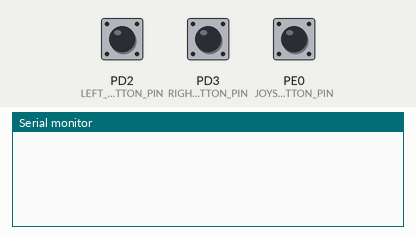
Bench run of a program on a simulated ATmega162, built with avr-gcc and emulated at 4.9152 MHz. On the bench: the last lines printed to the serial monitor. The test bench sets the inputs (shaded band); at power-on: PD2 (LEFT_BUTTON_PIN) LOW, PD3 (RIGHT_BUTTON_PIN) LOW, PE0 (JOYSTICK_BUTTON_PIN) HIGH. Random numbers use the default seed unless the program sets one.

Above: at 1.2 s.
1.3 s: PD2 (LEFT_BUTTON_PIN) pulled HIGH for 0.15 s
At 1.8 s:
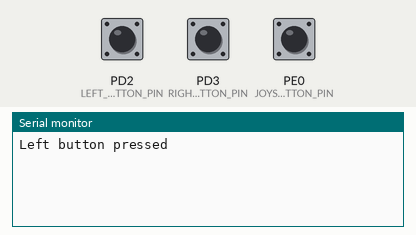
2.9 s: PD3 (RIGHT_BUTTON_PIN) pulled HIGH for 0.15 s
At 4.1 s:
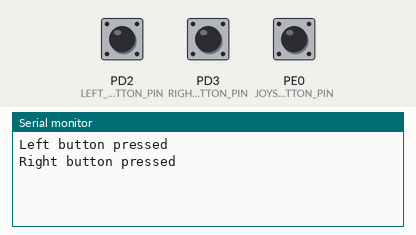
4.5 s: PE0 (JOYSTICK_BUTTON_PIN) pulled LOW for 0.15 s
At 5.4 s:
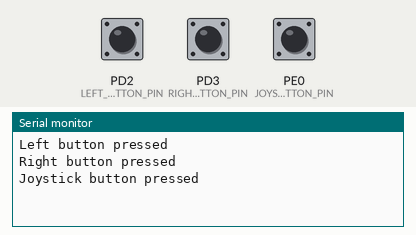
6.1 s: PE0 (JOYSTICK_BUTTON_PIN) pulled LOW for 1 s
At 7.6 s:
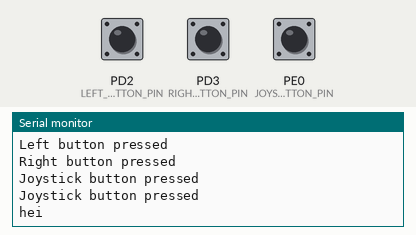

Measured:
- after the input at 1.3 s, the serial monitor: prints a new line at once (image 1)
- after the input at 2.9 s, the serial monitor: prints a new line at once (image 2)
- after the input at 4.5 s, the serial monitor: prints a new line at once (image 3)
- after the input at 6.1 s, the serial monitor: prints a new line at once (image 4)

The program:

main.c
```c
/*
 * ttk_4155_byggern_lab.c
 *
 * Created: 01.09.2022 09:02:45
 * Author : HOK, KH, TT
 */

#define F_CPU 4.9152E6

//#include <avr/io.h>
//#include <stdio.h>

#include "UARTdrv.h"
#include "SRAM/SRAMdrv.h"
#include "ADC/adc_drv.h"
#include "MISC/ext_button_drv.h"
#include "OLED/oled_drv.h"
#include "MISC/prints.h"

void init(){
	USART_drv_init(MYUBRR);
	SRAM_init();
	adc_drv_init();
	ext_button_drv_init();
	adc_calibrate();
	oled_init();
	menu_init();
}

int main(void){

	pos_t joystick_pos;
	dir_t joystick_dir;
	uint8_t slider1, slider2;

	init();
    while (1){
		menu_navigate();
    }

	return 0;
}
```

adc_drv.c
```c
/*
 * CFile1.c
 *
 * Created: 15.09.2022 12:40:48
 *  Author: khuongh
 */

#include "adc_drv.h"

uint8_t offset_x = 0;
uint8_t offset_y = 0;

void adc_drv_init()
{
	// to do:
	// Change TCCR1A and TCCR1B as a hex value
	// Change DDRD register to a more correct 8 bit value
	// Change wiring from USB thingy
	set_bit(DDRD, ADC_EXT_CLK_SGN_PIN);

	TCCR1B |= (1 << WGM13); // Choosing fast PWM
	TCCR1B |= (1 << WGM12);	// Choosing fast PWM
	TCCR1A |= ( 1 << WGM11 ); //Choosing fast PWM
	TCCR1A |= ( 1 << WGM10); // Choosing fast PWM

	TCCR1A &= ~( 1 << COM1A1); // Toggle Compare
	TCCR1A |= ( 1 << COM1A0); // Toggle Compare
	TCCR1A &= ~( 1 << COM1B1); // Set on Compare
	TCCR1A &= ~( 1 << COM1B0); // Set on Compare


	TCCR1B &= ~( 1 << CS12); // Prescaler
	TCCR1B &= ~( 1 << CS11); // Prescaler
	TCCR1B |= ( 1 << CS10); // Prescaler


	TCCR1A &= ~(1 << FOC1A);
	TCCR1A &= ~(1 << FOC1B);

}

uint8_t adc_read(uint8_t channel)
{
	volatile uint8_t adc_value[4] = { 0 };
	volatile char *adc = (char *) 0x1400;

	//Writing to ADC register to start getting adc value
	adc[0] = 0;
	//control the delay!!
	_delay_us(30);

	//adc_ch1 = adc[0];

	for (uint16_t i = 0; i < 4; i++) {
		adc_value[i] = adc[i];
	}


	return adc_value[channel];
}

void adc_calibrate()
{
	offset_x = adc_read(JOYSTICK_X_CHANNEL);
	offset_y = adc_read(JOYSTICK_Y_CHANNEL);
	printf("offset_x: %d, offset_y: %d\r\n", offset_x, offset_y);
}

int8_t adc_conv_js_val(uint8_t raw_value, uint8_t offset_value)
{

	if (raw_value >= offset_value) {
		return ((raw_value - offset_value) *100 / (ADC_MAX - offset_value));
	}
	return ((raw_value - offset_value) * 100 / offset_value );
}

pos_t pos_read()
{
	pos_t positions;
	positions.X = adc_conv_js_val(adc_read(JOYSTICK_X_CHANNEL), offset_x);
	positions.Y = adc_conv_js_val(adc_read(JOYSTICK_Y_CHANNEL), offset_y);

	return positions;
}

dir_t dir_read(pos_t positions)
{
	if (abs(positions.X) <= ADC_JOYSTICK_THRESHOLD) {
		if (abs(positions.Y) <= ADC_JOYSTICK_THRESHOLD) {
			return NEUTRAL;
		} else if (positions.Y > ADC_JOYSTICK_THRESHOLD) {
			return UP;
		} else if (positions.Y < ADC_JOYSTICK_THRESHOLD) {
			return DOWN;
		}
	} else if (positions.X > ADC_JOYSTICK_THRESHOLD) {
		if (abs(positions.Y) <= ADC_JOYSTICK_THRESHOLD) {
			return RIGHT;
		} else if (positions.Y > ADC_JOYSTICK_THRESHOLD) {
			return UP_RIGHT;
		} else if (positions.Y < ADC_JOYSTICK_THRESHOLD) {
			return DOWN_RIGHT;
		}
	} else if (positions.X < ADC_JOYSTICK_THRESHOLD) {
		if (abs(positions.Y) <= ADC_JOYSTICK_THRESHOLD) {
			return LEFT;
		} else if (positions.Y > ADC_JOYSTICK_THRESHOLD) {
			return UP_LEFT;
		} else if (positions.Y < ADC_JOYSTICK_THRESHOLD) {
			return DOWN_LEFT;
		}
	}
}

uint8_t slider_read(uint8_t channel)
{
	return (100 * adc_read(channel) / ADC_MAX);
}
```

adc_drv.h
```c
/*
 * IncFile1.h
 *
 * Created: 15.09.2022 12:41:44
 *  Author: khuongh
 */


#ifndef _ADC_DRV_H_
#define _ADC_DRV_H_


#include "../MISC/common_includes.h"

#define LEFT_SLIDER_CHANNEL 0
#define RIGHT_SLIDER_CHANNEL 1
#define JOYSTICK_Y_CHANNEL 2
#define JOYSTICK_X_CHANNEL 3
#define ADC_EXT_CLK_SGN_PIN PD5
#define ADC_MAX 255
#define ADC_JOYSTICK_THRESHOLD 70 //Changed from 3

typedef struct {
	int8_t X;
	int8_t Y;
}pos_t;

typedef enum {
	LEFT,
	RIGHT,
	UP,
	DOWN,
	NEUTRAL,
	UP_RIGHT,
	UP_LEFT,
	DOWN_RIGHT,
	DOWN_LEFT,
}dir_t;

void adc_drv_init();

uint8_t adc_read(uint8_t channel); //volatile

void adc_calibrate();

pos_t pos_read();

dir_t dir_read(pos_t positions);

int8_t adc_conv_js_val(uint8_t raw_value, uint8_t offset_value);


#endif /* INCFILE1_H_ */
```

CFile1.c
```c
///*
 //* CFile1.c
 //*
 //* Created: 02.10.2022 14:20:05
 //*  Author: khuongh
 //*/
//void this_end()
//{
	//print_uart("sug pikk");
//}
//
//void back()
//{
	////enter_menu(current_menu.parent_menu);
//}
//
//menu_struct sub_menu_back = {
	//"Back",
	//0,
	//back,
	//NULL
//};
//
//menu_struct sub_menu_1_1_1 = {
	//"Submenu 1.1.1",
	//0,
	//this_end,
	//NULL
//};
//
//menu_struct sub_menu_1_1 = {
	//"Submenu 1.1",
	//1,
	//NULL,
	//{&sub_menu_1_1_1}
//};
//
//menu_struct sub_menu_1 = {
	//"Submenu 1",
	//1,
	//NULL,
	//{&sub_menu_1_1}
//};
//
//menu_struct sub_menu_2 = {
	//"Submenu 2",
	//1,
	//NULL,
	//NULL
//};
//
//
//menu_struct main_menu = {
	//"Main Menu",
	//2,
	//NULL,
	//{&sub_menu_1, &sub_menu_2}
//};
//
//menu_struct current_menu;
//
//void enter()
//{
	//enter_menu(current_menu.submenu[arrow_on_line-1]);
	//if (num_options_in_menu != 0)
	//{
		//menu_struct *temp = current_menu.submenu[arrow_on_line-1];
		//memcpy(&current_menu, &temp, sizeof(current_menu));
	//}
//}
//
//void enter_menu(menu_struct* menu)
//{
	//menu_struct* temp_menu = menu;
	//const char *this_title = temp_menu->title;
	//
	//oled_reset();
	//oled_goto_line(0);
	//oled_goto_column(40);
	//print_oled(this_title);
	//
	//uint8_t temp_num = temp_menu->num_options;
	//char* num = temp_num + '0';
	//print_uart(&num);
	//print_uart("\r\n");
	//
	//if(temp_num == 0)
	//{
		//print_uart("fsaffsafsa");
		//num_options_in_menu = 0;
		//menu->command();
		//
		//return;
	//}
	//print_uart("her");
	//for(uint8_t i = 0; i < temp_menu->num_options; i++)
	//{
		//menu_struct* temp_submenu = temp_menu->submenu[i];
		//char *tit = temp_submenu->title;
		//oled_goto_line(i+1);
		//oled_goto_column(8);
		//print_oled(tit);
	//}
	//num_options_in_menu = menu->num_options;
	//oled_pos(FIRST_LINE_MENU, 0);
	//print_arrow();
	//arrow_on_line = FIRST_LINE_MENU;
//}

//typedef struct
//{
	//char title[MENU_OPTION_MAX_STRING_LENGTH];
	//uint8_t num_options;
	//void (*command)();
	////const char options[num_options][MENU_OPTION_MAX_STRING_LENGTH];
	//struct menu_struct *submenu[MAX_SUBMENUS];
	//struct menu_struct *parent_menu;
	//
//}menu_struct;
```

bit_drv.h
```c
#ifndef _BIT_DRV_H
#define _BIT_DRV_H

#define set_bit(reg , bit ) ( reg |= ( 1 << bit ) )
#define clear_bit( reg , bit ) ( reg &= ~ ( 1 << bit ) )
#define test_bit( reg , bit ) ( reg & ( 1 << bit ) )
#define loop_until_bit_is_set( reg , bit ) while ( ! test_bit ( reg , bit ) )
#define loop_until_bit_is_clear( reg , bit ) while ( test_bit ( reg , bit ) )

#endif /* BIT_DRV_H */
```

common_includes.h
```c
/*
 * common_includes.h
 *
 * Created: 15.09.2022 19:16:45
 *  Author: khuongh
 */


#ifndef COMMON_INCLUDES_H_
#define COMMON_INCLUDES_H_
#define F_CPU 4.9152E6


#include <avr/io.h>
#include <stdio.h>
#include <util/delay.h>
#include "bit_drv.h"


#endif /* COMMON_INCLUDES_H_ */
```

ext_button_drv.c
```c
/*
 * ext_button_drv.c
 *
 * Created: 15.09.2022 19:15:46
 *  Author: khuongh
 */
#include "ext_button_drv.h"
#include <avr/interrupt.h>
#include "prints.h"

#define LEFT_BUTTON_ISR_REGISTER INT0
#define RIGHT_BUTTON_ISR_REGISTER INT1
#define JOYSTICK_BUTTON_ISR_REGISTER INT2
#define LEFT_BUTTON_PIN PD2
#define RIGHT_BUTTON_PIN PD3
#define JOYSTICK_BUTTON_PIN PE0


ISR (INT0_vect)
{
	print_uart("Left button pressed\r\n");
}

ISR (INT1_vect)
{
	print_uart("Right button pressed\r\n");
}

ISR (INT2_vect)
{
	print_uart("Joystick button pressed\r\n");
	enter();

}


void ext_button_drv_init(void)
{
	clear_bit(DDRD, LEFT_BUTTON_PIN);
	clear_bit(DDRD, RIGHT_BUTTON_PIN);
	clear_bit(DDRE, JOYSTICK_BUTTON_PIN);
	//Disables global interrupts
	cli();
	// Enables interrupt on pin INT0, INT1
	set_bit(GICR, LEFT_BUTTON_ISR_REGISTER);
	set_bit(GICR, RIGHT_BUTTON_ISR_REGISTER);
	// Configures interrupt rising edge on INT2, INT1 & INT0
	set_bit(MCUCR, ISC11);
	set_bit(MCUCR, ISC10);
	set_bit(MCUCR, ISC01);
	set_bit(MCUCR, ISC00);
	//set_bit(EMCUCR, ISC2);
	//Configuring and enabling Joystick interrupt pin INT2
	clear_bit(GICR, JOYSTICK_BUTTON_PIN);
	clear_bit(EMCUCR, ISC2);
	set_bit(GIFR, INTF2);
	set_bit(GICR, JOYSTICK_BUTTON_ISR_REGISTER);

	// Enables global interrupts
	sei();
}
```

ext_button_drv.h
```c
/*
 * ext_button_drv.h
 *
 * Created: 15.09.2022 19:16:14
 *  Author: khuongh
 */


#ifndef EXT_BUTTON_DRV_H_
#define EXT_BUTTON_DRV_H_

#include "common_includes.h"
#include "../ADC/adc_drv.h"

void ext_button_drv_init(void);

#endif /* EXT_BUTTON_DRV_H_ */
```

fonts.h
```c
/*
 * fonts.h
 *
 * Library of fonts
 * Large: 8x8, normal: 5x7 and small: 4x7
 */
#ifndef FONTS_H_
#define FONTS_H_


#include <avr/pgmspace.h>

// Font 8x8 - Large
const unsigned char PROGMEM font8[95][8];

// Font 5x7 - normal
const unsigned char PROGMEM font5[95][5];

// Font 4x6 - Small
const unsigned char PROGMEM font4[95][4];


#endif /* FONTS_H_ */
```

prints.c
```c
#include "prints.h"

static FILE stdout_oled = FDEV_SETUP_STREAM(oled_print, NULL, _FDEV_SETUP_WRITE);
static FILE stdout_uart = FDEV_SETUP_STREAM(USART_Transmit, USART_Receive, _FDEV_SETUP_RW);


void print_oled(char* string){
	stdout = &stdout_oled;
	printf(string);

}void print_uart(char* string){
	stdout = &stdout_uart;
	printf(string);
}

void print_both(char* string){
	stdout = &stdout_oled;
	printf(string);

	stdout = &stdout_uart;
	printf(string);
	printf("\r\n");
}
```

prints.h
```c
#ifndef PRINTS_H_
#define PRINTS_H_

#include "common_includes.h"
#include "../UART_drv/UARTdrv.h"
#include "../OLED/oled_drv.h"


void print_oled(char* string);
void print_uart(char* string);
void print_both(char* string);

#endif /* PRINTS_H_ */
```

menu.c
```c
#include "menu.h"

static uint8_t num_options_in_menu;
static uint8_t arrow_on_line;


static menu_struct *current_menu;


menu_struct Sub_menu_2 = {
	.title = "Sub Menu 2",
	.submenu = {
		{ .option_name = "Action 1", .callback = &that_end },
		{ .option_name = "Back", .callback = &update_menu }
	},
	.options = 2
};

menu_struct Sub_menu_1 = {
	.title = "Sub Menu 1",
	.submenu = {
		{ .option_name = "Action 1", .callback = &this_end },
		{ .option_name = "Back", .callback = &update_menu }
	},
	.options = 2
};

menu_struct main_menu = {
	.title = "Main Menu",
	.submenu = {
		{ .option_name = "Sub Menu 1", .callback = &update_menu},
		{ .option_name = "Sub Menu 2", .callback = &update_menu}
	},
	.options = 2
};


void this_end()
{
	print_uart("hei \r\n");
}

void that_end()
{
	print_uart("hallo \r\n");
}

void print_menu_page()
{
	char *menu_page_title = current_menu->title;
	oled_reset();
	oled_goto_line(0);
	oled_goto_column(40);
	print_oled(menu_page_title);

	for(uint8_t i = 0; i < current_menu->options; i++)
	{
		char *option = current_menu->submenu[i].option_name;
		oled_goto_line(i+1);
		oled_goto_column(8);
		print_oled(option);
	}

	oled_pos(FIRST_LINE_MENU, 0);
	print_arrow();
	arrow_on_line = FIRST_LINE_MENU;

}

void update_menu(void *menu_page)
{
	menu_struct *temp_menu_page = menu_page;
	current_menu = temp_menu_page;
	num_options_in_menu = temp_menu_page->options;
	print_menu_page();
}

void menu_navigate()
{
	static dir_t last_dir;
	dir_t dir = dir_read(pos_read());


	if(dir == DOWN && dir != last_dir){
		move_arrow_down();
	}
	else if(dir == UP && dir != last_dir){
		move_arrow_up();
	}
	last_dir = dir;
}

void print_arrow()
{
	oled_write_data(0x18);
	oled_write_data(0x18);
	oled_write_data(0x7E);
	oled_write_data(0x3C);
	oled_write_data(0x18);
}

void clear_arrow()
{
	for(uint8_t i = 0; i < 5; i++) oled_write_data(0x00);
}

void move_arrow_up()
{
	if(arrow_on_line > FIRST_LINE_MENU && arrow_on_line <= num_options_in_menu)
	{
		oled_goto_line(arrow_on_line);
		oled_goto_column(0);
		clear_arrow();
		arrow_on_line--;
		oled_goto_line(arrow_on_line);
		oled_goto_column(0);
		print_arrow();
	}
}

void move_arrow_down()
{
	if(arrow_on_line >= FIRST_LINE_MENU && arrow_on_line < num_options_in_menu)
	{
		oled_goto_line(arrow_on_line);
		oled_goto_column(0);
		clear_arrow();
		arrow_on_line++;
		oled_goto_line(arrow_on_line);
		oled_goto_column(0);
		print_arrow();
	}
}

void enter()
{
	option_struct current_option = current_menu->submenu[arrow_on_line-1];
	(*current_option.callback)(current_option.callback_parameter);
}

void menu_init()
{
	main_menu.submenu[0].callback_parameter = &Sub_menu_1;
	main_menu.submenu[1].callback_parameter = &Sub_menu_2;
	Sub_menu_1.submenu[1].callback_parameter = &main_menu;
	Sub_menu_2.submenu[1].callback_parameter = &main_menu;
	update_menu(&main_menu);
}
```

menu.h
```c
/*
 * menu.h
 *
 * Created: 29.09.2022 12:27:21
 *  Author: tomasnt
 */


#ifndef MENU_H_
#define MENU_H_

#define FIRST_LINE_MENU 1
#define LAST_LINE_MENU 7
#define OPTIONS_MAIN_MENU 7
#define MAX_SUBMENUS 7
#define MENU_OPTION_MAX_STRING_LENGTH 24

#include <string.h>
#include "../MISC/common_includes.h"
#include "oled_drv.h"
#include "../ADC/adc_drv.h"


typedef struct
{
	char option_name[MENU_OPTION_MAX_STRING_LENGTH];
	void(*callback)(void*);
	void *callback_parameter;

}option_struct;

typedef struct
{
	char title[MENU_OPTION_MAX_STRING_LENGTH];
	option_struct submenu[MAX_SUBMENUS];
	int options;

}menu_struct;


void this_end();

void that_end();

void print_menu_page();

void update_menu(void *menu_page);

void menu_navigate();

void print_arrow();

void clear_arrow();

void move_arrow_up();

void move_arrow_down();

void enter();

void menu_init();

#endif /* MENU_H_ */
```

oled_drv.c
```c
/*
 * oled_drv.c
 *
 * Created: 22.09.2022 10:09:07
 *  Author: haavarok
 */

#include "oled_drv.h"


void oled_write_cmd(char command)
{
	volatile char *oled_cmd_reg = (char *) 0x1000;
	oled_cmd_reg[0] = command;
}

void oled_init()
{
	oled_write_cmd(0xae); // display off
	oled_write_cmd(0xa1); //segment remap
	oled_write_cmd(0xda); //common pads hardware: alternative
	oled_write_cmd(0x12);
	oled_write_cmd(0xc8); //common output scan direction:com63~com0
	oled_write_cmd(0xa8); //multiplex ration mode:63
	oled_write_cmd(0x3f);
	oled_write_cmd(0xd5); //display divide ratio/osc. freq. mode
	oled_write_cmd(0x80);
	oled_write_cmd(0x81); //contrast control
	oled_write_cmd(0xFF);
	oled_write_cmd(0xd9); //set pre-charge period
	oled_write_cmd(0x21);
	oled_write_cmd(0x20); //Set Memory Addressing Mode (Horizontal)
	oled_write_cmd(0x00);
	oled_write_cmd(0xdb); //VCOM deselect level mode
	oled_write_cmd(0x30);
	oled_write_cmd(0xad); //master configuration
	oled_write_cmd(0x00);
	oled_write_cmd(0xa4); //out follows RAM content
	oled_write_cmd(0xa6); //set normal display
	oled_write_cmd(0xaf); // display on

	oled_write_cmd(0b00100001); // Set Column Address
	oled_write_cmd(0b00000000);
	oled_write_cmd(0b11111111);

	oled_write_cmd(0b00100010); // Set Page Address
	oled_write_cmd(0b00000000);
	oled_write_cmd(0b11111111);

	oled_reset(); // Set all pixels low

	//stdout = &stdout_oled;

}

void oled_reset()
{
	for(uint16_t i = 0; i < 1024; i++) {
		oled_write_data(0b00000000);
	}
}

void oled_home()
{
	oled_pos(0, 0);
}

void oled_goto_line(uint8_t line)
{
	oled_write_cmd(0b10110000 + line);
}

void oled_goto_column(uint8_t col)
{
	uint8_t col_LSB = 0x0F & col;
	uint8_t col_MSB = (0xF0 & col) >> 4;

	oled_write_cmd(0x00 | col_LSB);
	oled_write_cmd(0x10 | col_MSB);
}

void oled_clear_line(uint8_t line)
{
	oled_pos(line, 0);
	for(uint8_t i = 0; i<OLED_COLUMNS; i++) {
		oled_write_data(0b00000000);
	}
}

void oled_pos(uint8_t line, uint8_t col)
{
	oled_goto_line(line);
	oled_goto_column(col);
}

void oled_write_data(char data) // Volatile
{
	volatile char *oled_data_reg = (char *) 0x1200;
	oled_data_reg[0] = data;
}

void oled_print(char c)
{
	uint8_t font_index = c - 32;

	for(uint8_t i = 0; i < 5; i++){
		oled_write_data(pgm_read_byte(&(font5[font_index][i])));
	}
}

void oled_set_brightness(uint8_t lvl_percent)
{
	uint8_t lvl = lvl_percent * 255 / 100;
	oled_write_cmd(0x81); //contrast control
	oled_write_cmd(lvl);
}
```

oled_drv.h
```c
/*
 * oled_drv.h
 *
 * Created: 22.09.2022 10:09:26
 *  Author: haavarok
 */


#ifndef OLED_DRV_H_
#define OLED_DRV_H_

#include "../MISC/common_includes.h"
#include "../MISC/fonts.h"

#define OLED_COLUMNS 128
#define OLED_RES 1024

void oled_write_cmd(char command);

void oled_init();

void oled_reset();

void oled_home();

void oled_goto_line(uint8_t line);

void oled_goto_column(uint8_t col);

void oled_clear_line(uint8_t line);

void oled_pos(uint8_t line, uint8_t col);

void oled_write_data(char data); // Volatile

void oled_print(char c);

void oled_set_brightness(uint8_t lvl_percent);

void oled_testingtesting();

void oled_pos(uint8_t line, uint8_t col);

#endif /* OLED_DRV_H_ */
```

SRAMdrv.h
```c
#ifndef __SRAMDRV__
#define __SRAMDRV__

#include "../MISC/common_includes.h"

void SRAM_init();
void latch_test();
void SRAM_test();

#endif __SRAMDRV__
```

UARTdrv.c
```c
#include "UARTdrv.h"

static FILE stdout_uart = FDEV_SETUP_STREAM(USART_Transmit, USART_Receive, _FDEV_SETUP_RW);

/* Hentet fra ATmega162 datablad */
void USART_drv_init(unsigned int ubrr)
{
	/* Set baud rate */
	UBRR0H = (unsigned char)(ubrr>>8);
	UBRR0L = (unsigned char)ubrr;
	/* Enable receiver and transmitter */
	UCSR0B = (1<<RXEN0)|(1<<TXEN0);
	/* Set frame format: 8data, 2stop bit, no parity */
	UCSR0C = (1<<URSEL0)|(1<<USBS0)|(3<<UCSZ00);
	//stdout = &stdout_uart;
}

void USART_Transmit(unsigned char data)
{
	/* Wait for empty transmit buffer */
	while ( !( UCSR0A & (1<<UDRE0)) )
		;
	/* Put data into buffer, sends the data */
	UDR0 = data;
}

unsigned char USART_Receive(void)
{
	/* Wait for data to be received */
	while ( !(UCSR0A & (1<<RXC0)) )
		;
	/* Get and return received data from buffer */
	return UDR0;

}
```

UARTdrv.h
```c
#ifndef __UARTDRV__
#define __UARTDRV__

#include "../MISC/common_includes.h"

#define FOSC 4.9152E6 // Clock Speed
#define BAUD 9600
#define MYUBRR FOSC/16/BAUD-1

void USART_drv_init(unsigned int ubrr);
void USART_Transmit(unsigned char data);
unsigned char USART_Receive(void);


#endif __UARTDRV__
```

UARTdrv.h
```c
#ifndef __UARTDRV__
#define __UARTDRV__

#define FOSC 4915200// Clock Speed
#define BAUD 9600
#define MYUBRR FOSC/16/BAUD-1

void USART_drv_init(unsigned int ubrr);
void USART_Transmit(unsigned char data);
unsigned char USART_Receive(void);


#endif __UARTDRV__
```

Source omitted: fonts.c (20536 bytes), SRAMdrv.c (2048 bytes)
